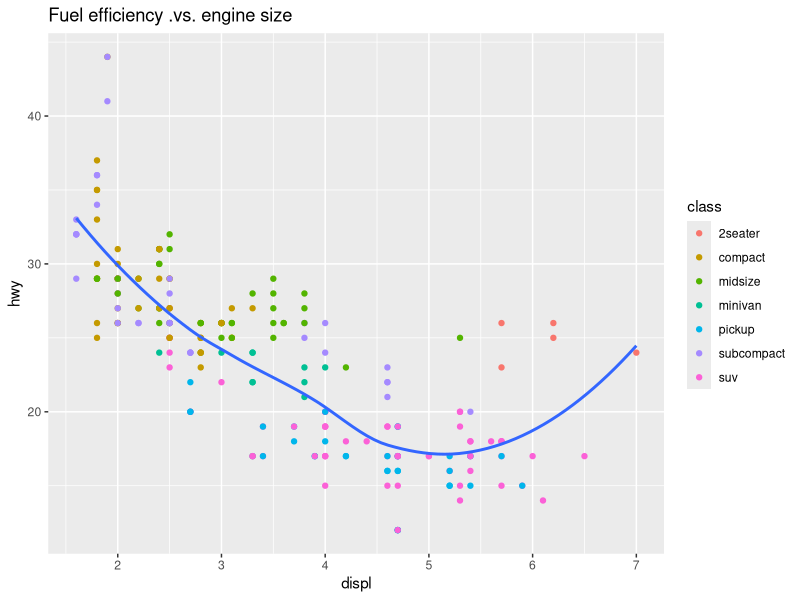
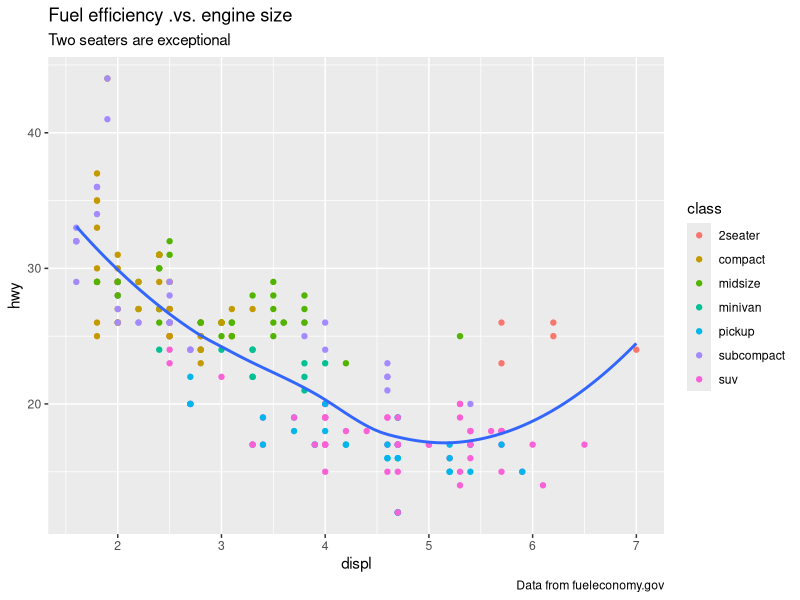
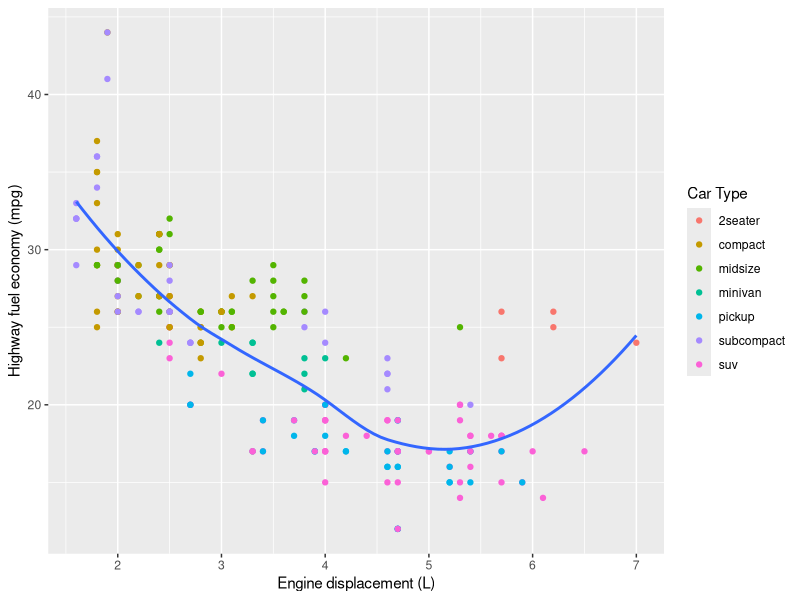
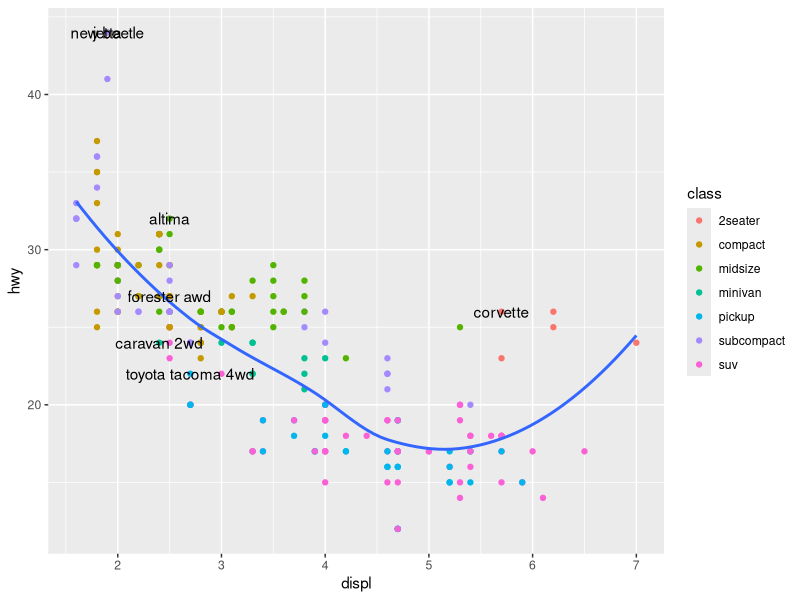
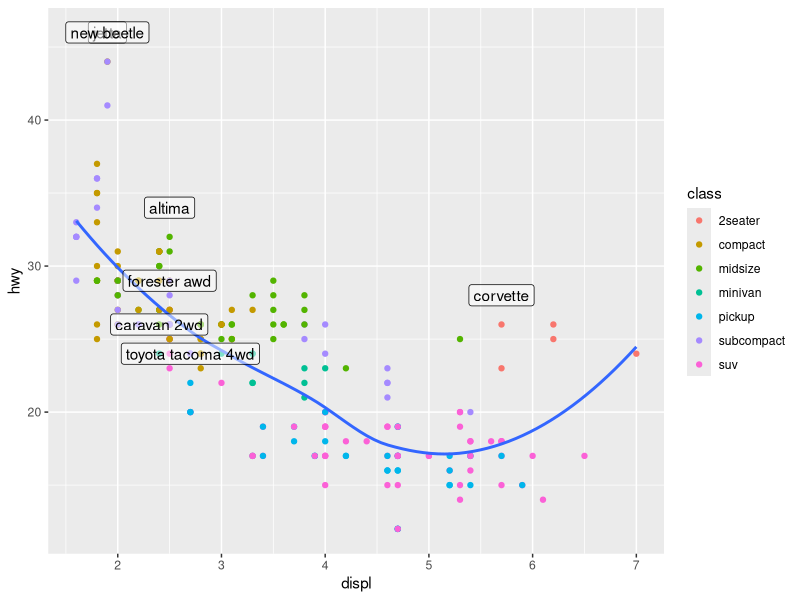
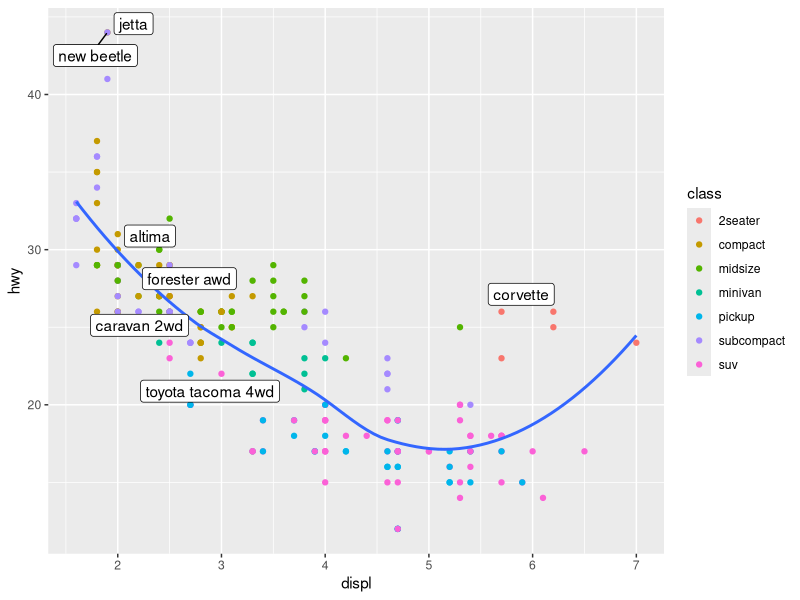
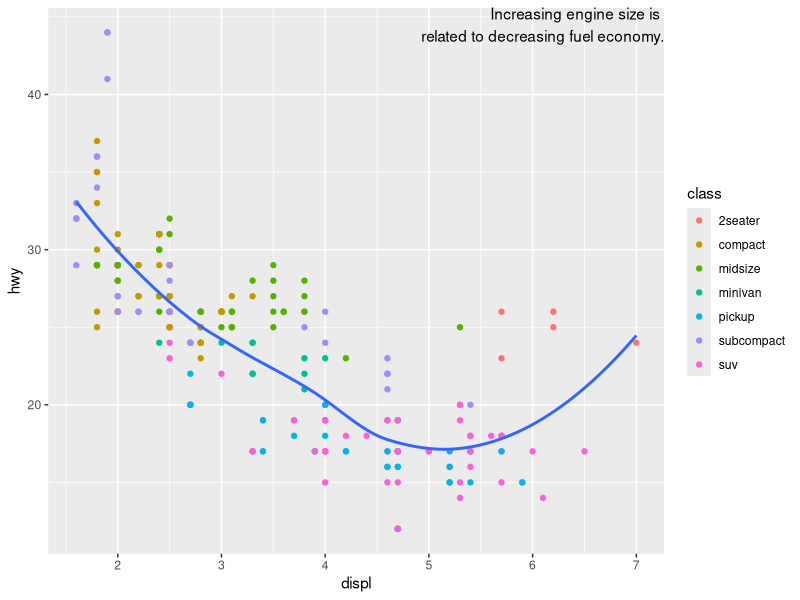
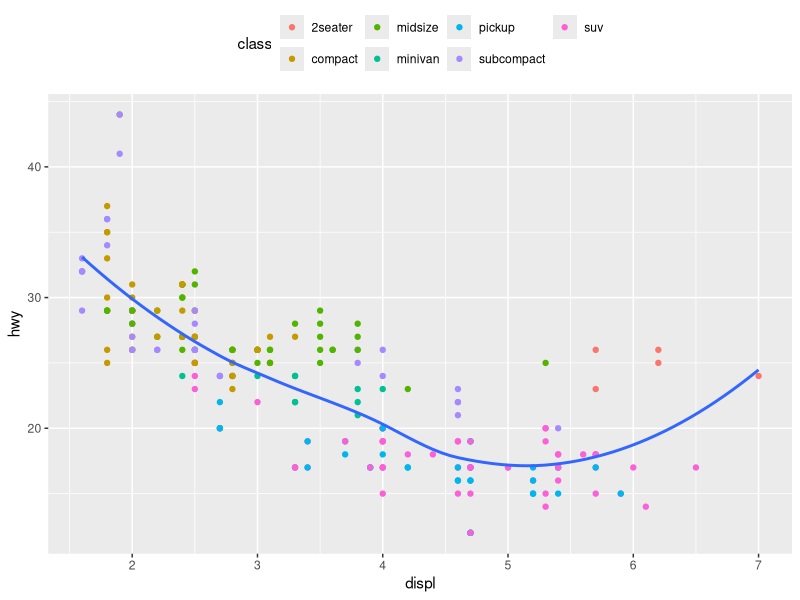

Generate these figures, in order, with R:
library(tidyverse)

p <- ggplot(mpg, aes(displ, hwy)) +
    geom_point(aes(color = class)) +
    geom_smooth(se = FALSE)

p + labs(title = "Fuel efficiency .vs. engine size")

p + labs(title = "Fuel efficiency .vs. engine size",
         subtitle = "Two seaters are exceptional",
         caption = "Data from fueleconomy.gov")

p + labs(x = "Engine displacement (L)",
         y = "Highway fuel economy (mpg)", 
         color = "Car Type")


best_in_class <- mpg %>%
    group_by(class) %>%
    filter(row_number(desc(hwy)) == 1)

p + geom_text(aes(label = model), 
              data = best_in_class)

p + geom_label(aes(label = model), 
               data = best_in_class,
               nudge_y = 2, alpha = 0.5)

p + ggrepel::geom_label_repel(aes(label = model), 
                              data = best_in_class)

label <- tibble(
    displ = Inf, hwy = Inf,
    label = "Increasing engine size is \n related to decreasing fuel economy."
    )

p + geom_text(aes(label = label), 
              data = label, 
              vjust = "top", 
              hjust = "right")

p + theme(legend.position = "top")
p + theme(legend.position = "bottom")
p + theme(legend.position = "left")
p + theme(legend.position = "right")

p + theme(legend.position = "bottom") +
    guides(color = guide_legend(nrow = 1, 
                                override.aes = list(size = 4)))

p + theme_classic()
p + theme_bw()
p + theme_light()
p + theme_linedraw()
p + theme_dark()
p + theme_minimal()
p + theme_gray()
p + theme_void()

ggsave("myplot.pdf")
?ggsave

ggsave(file="myplot.png", 
       width = 1920, height = 1080, units = "px")




